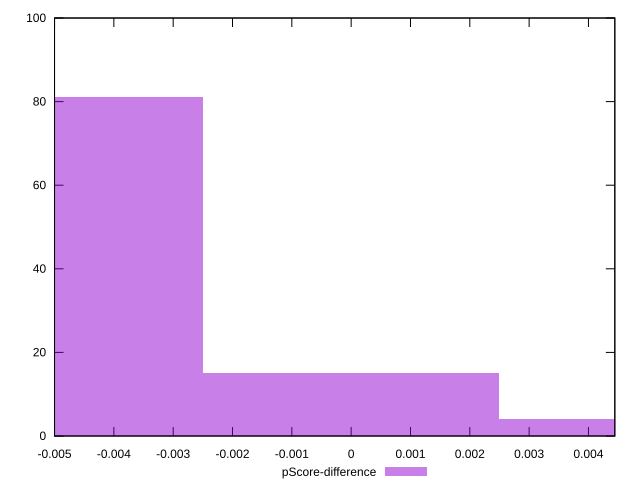

gnuplot code for this plot:
reset

$pScoreDifference <<EOF
-0.004999760825960771 81
0 15
0.004999760825960771 4
EOF

set key outside below
set boxwidth 0.004999760825960771
set xrange [-0.0050000000000000044:0.004444444444444473]
set yrange [0:100]
set trange [0:100]
set style fill transparent solid 0.5 noborder
set terminal svg size 640, 490 enhanced background rgb 'white'
set output "report_00023_2021-02-20T12:14:57.249Z/offscreen-images/samples/pages+cached/pScore-difference/histogram.svg"

plot $pScoreDifference title "pScore-difference" with boxes

reset
